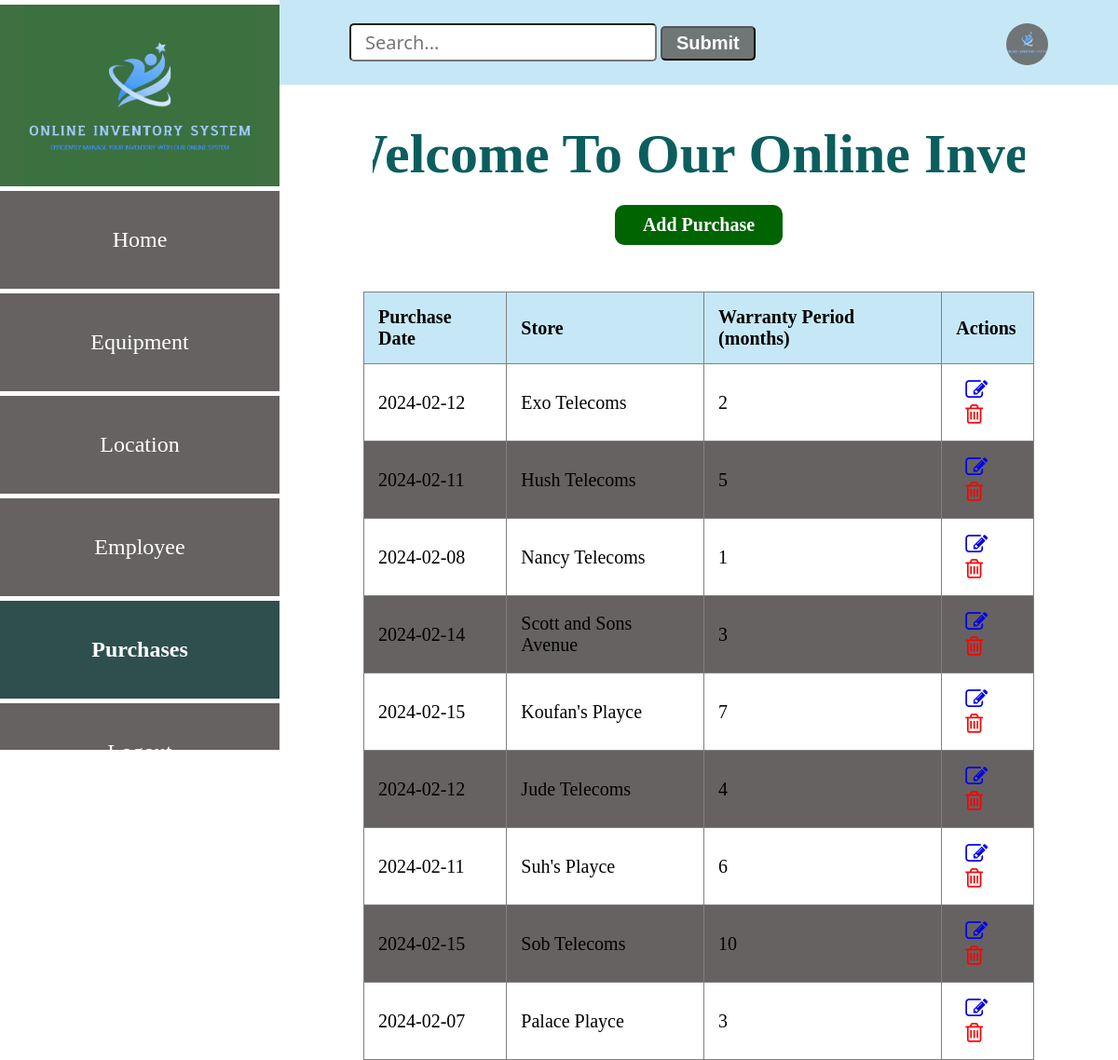
/purchase, run on the app's committed database.
### app.py (models this page shows, shortened)
class Purchases(db.Model):
    __tablename__ = "purchases"
    id=db.Column(db.Integer, primary_key=True)
    date=db.Column(db.String(10))
    store=db.Column(db.String(10))
    warranty_period=db.Column(db.Integer)

### app.py (the view)
@app.route('/purchase')
def purchase():
    purchases = Purchases.query.all()
    return render_template('purchaseList.html', purchases=purchases)

### app.py (called while the page is built)
@app.before_request
def create_table():
    db.create_all()

### templates/purchaseList.html (shortened to what this page needs)
<!DOCTYPE html>
<html lang="en">
<head>
    <link
    rel="stylesheet"
    href="{{ url_for('static', filename='main.css') }}"
    />
    <link rel="stylesheet" href="https://cdnjs.cloudflare.com/ajax/libs/font-awesome/4.7.0/css/font-awesome.min.css">
</head>
<body>
    <div class="header">
        <input type="search" id="query" name="search" placeholder="Search...">
        <button>Submit</button>
        <a href="#"><img src="{{ url_for('static', filename='logo.png') }}" alt=""></a>
    </div>
    <section class="sidebar">
        <div class="logo">
            <img src="{{ url_for('static', filename='logo.png') }}" alt="logo">
        </div>
        <div class="content">
            <a href="/" class="home">Home</a>
            <a href="#" class="home">Equipment</a>
            <a href="/location" class="home">Location</a>
            <a href="/employee" class="home">Employee</a>
            <a href="/purchase" class="home active">Purchases</a>
            <a href="#" class="home">Logout</a>
        </div>
    </section>
    <div class="marquee-container">
      <h1 class="marquee">Welcome To Our Online Inventory System</h1>
    </div>
    <div class="purchase-form">
        <a href="/add-purchase" class="btn1">Add Purchase</a>
        <table border="1">
            <thead>
                <tr>
                    <th>Purchase Date</th>
                    <th>Store</th>
                    <th>Warranty Period (months)</th>
                    <th>Actions</th>
                </tr>
            </thead>
            <tbody>
                {% for purchase in purchases %}
                    <tr>
                        <td>{{ purchase.date }}</td>
                        <td>{{ purchase.store }}</td>
                        <td>{{ purchase.warranty_period }}</td>
                        <td class="action">
                            <a href="/edit_purchase{{ purchase.id }}"><i class="fa fa-edit" style="font-size:24px"></i></a>
                            <a href="/delete_purchase{{ purchase.id }}"><i class="fa fa-trash-o" style="font-size:24px"></i></a>
                        </td>
                    </tr>
                {% endfor %}
            </tbody>
        </table>
    </div>
</body>
</html>

### static/main.css (style rules this page uses)
body { margin: 0; padding: 0; font-family: Verdana; }
.header { background: #c6e8f6; padding: 25px; }
.header input { padding: 5px 15px; font-size: 20px; font-family:'Segoe UI', Tahoma, Geneva, Verdana, sans-serif; border-radius: 5px; margin-left: 350px; }
.header button { padding: 5px 15px; font-size: 20px; border-radius: 5px; background: #707576; color: #fff; font-weight: bold; }
.header img { width: 45px; height: 45px; background: #707576; border-radius: 50%; float: right; justify-content: center; margin-right: 50px; }
.sidebar { position: fixed; top: 0; left: 0; width: 300px; height: 100vh; background: #707576; border-top: 5px solid #fff; }
.logo { width: 300px; height: 200px; background: rgba(59, 112, 63, 0.938); display: flex; justify-content: center; align-items: center; }
.logo img { width: 250px; display: block; margin: auto; background-color: rgba(59, 112, 63, 0.938); }
.content { background: #707576; width: 300px; height: calc(100vh - 200px); position: fixed; top: 200px; z-index: 1; border-top: 5px solid #fff; overflow-y: auto; }
.content a { display: flex; text-decoration: none; color: #fff; font-size: 24px; border-bottom: 5px solid white; padding: 39px; justify-content: center; }
.home { border: none; outline: none; padding: 10px 16px; background: #666262; cursor: pointer; }
.active, .home:hover { background: darkslategrey; color: black; font-weight: bold; }
h1 { display: flex; font-size: 60px; flex-wrap: wrap; justify-content: center; gap: 50px; margin-left: 300px; text-align: center; margin-top: 40px; color: rgb(12, 94, 94); }
.purchase-form { display: flex; justify-content: center; align-items: center; flex-direction: column; margin-left: 300px; }
table { width: 80%; border-collapse: collapse; margin-top: 30px; }
th, td { padding: 15px; text-align: left; font-size: 20px; }
th { background-color: #c6e8f6; font-weight: bold; }
tbody tr:nth-child(even) { background-color: #666262; }
.btn1 { background: darkgreen; color: #fff; font-size: 1em; padding: 10px 30px; border-radius: 10px; transition: background-color 0.25s; margin-bottom: 20px; text-decoration: none; font-size: 20px; display: block; margin-top: -20px; font-weight: bold; }
.marquee-container { overflow: hidden; margin-right: 100px; margin-left: 400px; behavior: inherit; }
.marquee { animation: marquee 20s linear infinite; white-space: nowrap; }
.action a { margin-left: 10px; }
.action .fa-trash-o { color: red; }

### data on the page
Purchases: date "2024-02-12", store "Exo Telecoms", warranty_period "2"
Purchases: date "2024-02-11", store "Hush Telecoms", warranty_period "5"
Purchases: date "2024-02-08", store "Nancy Telecoms", warranty_period "1"
Purchases: date "2024-02-14", store "Scott and Sons Avenue", warranty_period "3"
Purchases: date "2024-02-15", store "Koufan's Playce", warranty_period "7"
Purchases: date "2024-02-12", store "Jude Telecoms", warranty_period "4"
Purchases: date "2024-02-11", store "Suh's Playce", warranty_period "6"
Purchases: date "2024-02-15", store "Sob Telecoms", warranty_period "10"
Purchases: date "2024-02-07", store "Palace Playce", warranty_period "3"
